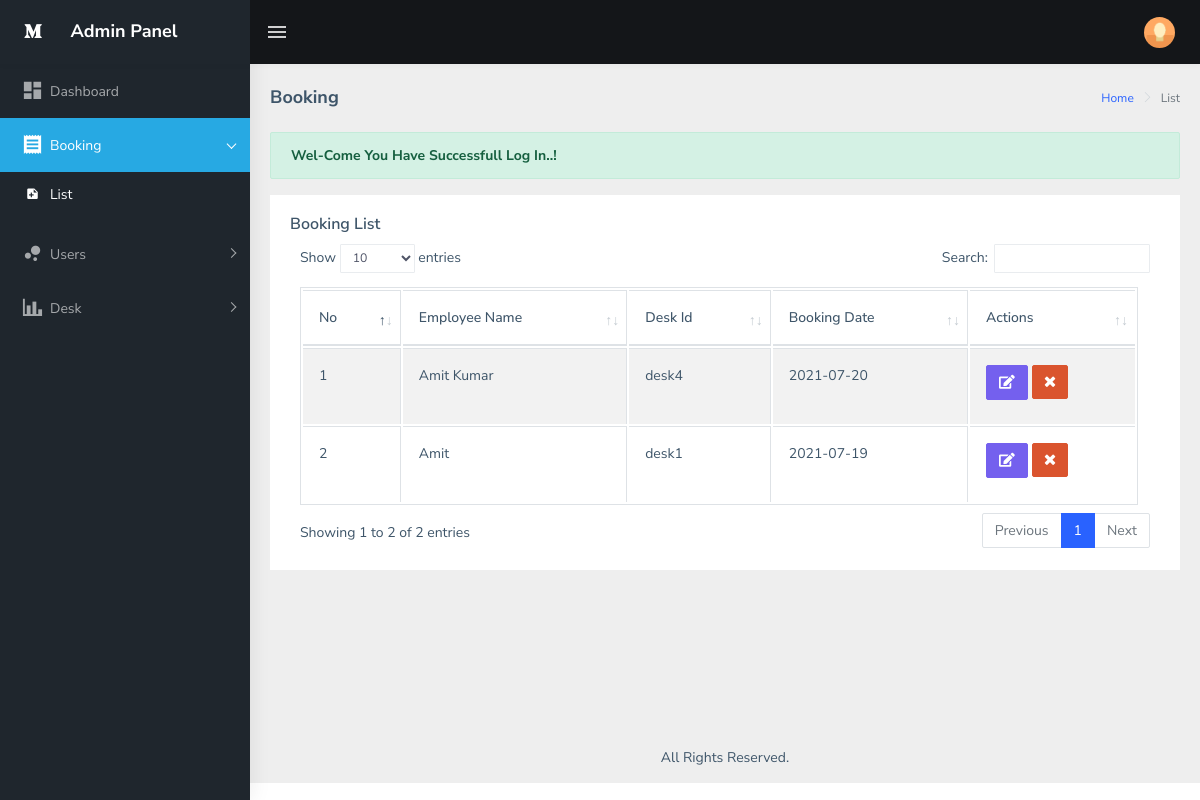
The page /admin/booking.php (signed in) on the database its author committed.
### tables this page shows
CREATE TABLE `booking` (
  `id` int(11) NOT NULL,
  `employee_name` varchar(100) NOT NULL,
  `desk_id` varchar(100) NOT NULL,
  `booking_date` date NOT NULL,
  `status` tinyint(1) NOT NULL,
  `created_date` date NOT NULL
);

### admin/booking.php (the view, shortened to what this page needs)
<!DOCTYPE html>
<html>
<head>
  <?php include("include/head.php"); ?>
</head>
  <?php include("include/profile.php"); ?>
  <?php include("include/sidebar.php"); ?>
        <div class="page-wrapper">
            <div class="page-breadcrumb">
                <div class="row">
                    <div class="col-12 d-flex no-block align-items-center">
                        <h4 class="page-title">Booking</h4>
                        <div class="ml-auto text-right">
                            <nav aria-label="breadcrumb">
                                <ol class="breadcrumb">
                                    <li class="breadcrumb-item"><a href="index.php">Home</a></li>
                                    <li class="breadcrumb-item active" aria-current="page">List</li>
                                </ol>
                            </nav>
                        </div>
                    </div>
                </div>
            </div>
            <div class="container-fluid">
                <?php include('include/set_message.php'); ?>
                <div class="row">
                    <div class="col-12">
                        <div class="card">
                            <div class="card-body">
                                <h5 class="card-title">Booking List</h5>
                                <div class="table-responsive">
                                    <table id="zero_config" class="table table-striped table-bordered">
                                        <thead>
                                            <tr>
                                                <th>No</th>
                                                <th>Employee Name</th>
                                                <th>Desk Id</th>
                                                <th>Booking Date</th>
                                                <th>Actions</th>
                                            </tr>
                                        </thead>
                                        <tbody>
                                        <?php
                                          include("include/config.php");
                                          $cat = "SELECT * FROM `booking` ORDER BY id  DESC";
                                          $result = mysqli_query($con,$cat);
                                          $co = 1;
                                          while ($row = mysqli_fetch_assoc($result)) {
                                        ?>
                                          <tr>
                                          <td><?=$co?></td>
                                          <td><?=$row['employee_name']?></td>
                                          <td><?=$row['desk_id']?></td>
                                          <td><?=$row['booking_date']?></td>
                                          <td style="display: flex;">
                                            <a href="edit_property.php?id=<?=$row['id'];?>" style="padding-right: 4px;"><label class="btn btn-primary" style="cursor:pointer;"><i class="fas fa-edit" aria-hidden="true"></i></label></a>
                                            <button  type="submit" class="btn btn-danger deleteBtn" style="height: 34px;" data-toggle="modal" data-target="#Modal2"><i class="fa fa-times" aria-hidden="true"></i></button><br>
                                          </td>
                                        </tr>
                                      <?PHP $co++;
                                       }
                                     ?>
                                        </tbody>
                                    </table>
                                </div>
                            </div>
                        </div>
                    </div>
                </div>
            </div>
  <?php include("include/footer.php"); ?>
</body>
</html>

### rows shown on the page
booking: employee_name "Amit Kumar", desk "desk4", booking_date "2021-07-20"
booking: employee_name "Amit", desk "desk1", booking_date "2021-07-19"

### other values the page prints
$er "Wel-Come You Have Successfull Log In..!"
